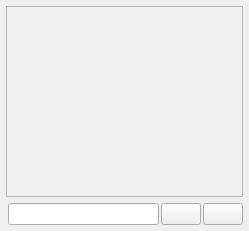
<?xml version="1.0" encoding="UTF-8"?>
<ui version="4.0">
 <class>ChatPanel</class>
 <widget class="QWidget" name="ChatPanel">
  <property name="geometry">
   <rect>
    <x>0</x>
    <y>0</y>
    <width>249</width>
    <height>231</height>
   </rect>
  </property>
  <property name="windowTitle">
   <string notr="true"/>
  </property>
  <layout class="QGridLayout" name="gridLayout">
   <property name="leftMargin">
    <number>6</number>
   </property>
   <property name="topMargin">
    <number>6</number>
   </property>
   <property name="rightMargin">
    <number>6</number>
   </property>
   <property name="bottomMargin">
    <number>6</number>
   </property>
   <property name="horizontalSpacing">
    <number>2</number>
   </property>
   <item row="3" column="1">
    <widget class="QLineEdit" name="chatText">
     <property name="accessibleDescription">
      <string>Type your text to sent on the chat here</string>
     </property>
    </widget>
   </item>
   <item row="1" column="0" colspan="4">
    <widget class="QScrollArea" name="chatScroll">
     <property name="sizePolicy">
      <sizepolicy hsizetype="Preferred" vsizetype="Expanding">
       <horstretch>0</horstretch>
       <verstretch>0</verstretch>
      </sizepolicy>
     </property>
     <property name="accessibleDescription">
      <string>This is the chat scroll area</string>
     </property>
     <property name="horizontalScrollBarPolicy">
      <enum>Qt::ScrollBarAsNeeded</enum>
     </property>
     <property name="widgetResizable">
      <bool>true</bool>
     </property>
     <widget class="QWidget" name="scrollContent">
      <property name="geometry">
       <rect>
        <x>0</x>
        <y>0</y>
        <width>235</width>
        <height>188</height>
       </rect>
      </property>
      <property name="minimumSize">
       <size>
        <width>0</width>
        <height>100</height>
       </size>
      </property>
     </widget>
    </widget>
   </item>
   <item row="3" column="3">
    <widget class="QPushButton" name="buttonClear">
     <property name="toolTip">
      <string>clear the messages ...</string>
     </property>
     <property name="accessibleDescription">
      <string>Press that button to clear your message</string>
     </property>
     <property name="text">
      <string/>
     </property>
     <property name="flat">
      <bool>false</bool>
     </property>
    </widget>
   </item>
   <item row="3" column="2">
    <widget class="QPushButton" name="buttonAutoTranslate">
     <property name="toolTip">
      <string>Auto translate</string>
     </property>
     <property name="accessibleDescription">
      <string>Turn on/off the auto translation for chat messages</string>
     </property>
     <property name="text">
      <string/>
     </property>
     <property name="checkable">
      <bool>true</bool>
     </property>
    </widget>
   </item>
  </layout>
 </widget>
 <resources/>
 <connections/>
</ui>
